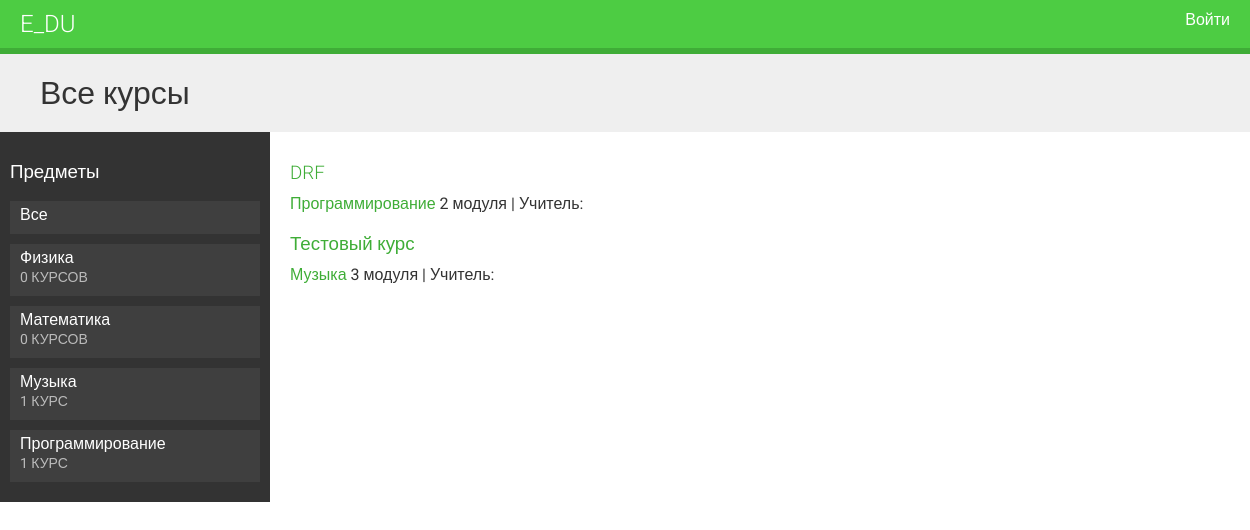
The page / on the database its author committed.
### courses/models.py (models this page shows, shortened)
class Subject(models.Model):
    title = models.CharField(max_length=200)
    slug = models.SlugField(max_length=200, unique=True)
    class Meta:
        ordering = [
            'title',
        ]
    def __str__(self):
        return self.title

class Course(models.Model):
    owner = models.ForeignKey(
        User, related_name='courses_created', on_delete=models.CASCADE)
    subject = models.ForeignKey(
        Subject, related_name='courses', on_delete=models.CASCADE)
    title = models.CharField(max_length=200)
    slug = models.SlugField(max_length=200, unique=True)
    overview = models.TextField()
    created = models.DateTimeField(auto_now_add=True)
    students = models.ManyToManyField(
        User, related_name='courses_joined', blank=True)
    class Meta:
        ordering = [
            '-created',
        ]

### courses/views.py (the view)
# urls.py: path('', CourseListView.as_view(), name='course_list'),
class CourseListView(TemplateResponseMixin, View):
    model = Course
    template_name = 'courses/course/list.html'
    def get(self, request, subject=None):
        subjects = cache.get('all_subjects')
        if not subjects:
            subjects = Subject.objects.annotate(total_courses=Count('courses'))
            cache.set('all_subjects', subjects)
        all_courses = Course.objects.annotate(total_modules=Count('modules'))
        if subject:
            subject = get_object_or_404(Subject, slug=subject)
            key = f'subject_{subject.id}_courses'
            courses = cache.get(key)
            if not courses:
                courses = all_courses.filter(subject=subject)
                cache.set(key, courses)
        else:
            courses = cache.get('all_courses')
            if not courses:
                courses = all_courses
                cache.set('all_courses', courses)
        return self.render_to_response({'subjects': subjects, 'subject': subject, 'courses': courses})

### courses/templatetags/course.py (called while the page is built)
@register.filter
def ru_plural(value, variants):
    variants = variants.split(',')
    value = abs(int(value))
    if value % 10 == 1 and value % 100 != 11:
        variant = 0
    elif value % 10 >= 2 and value % 10 <= 4 and (value % 100 < 10 or value % 100 >= 20):
        variant = 1
    else:
        variant = 2
    return variants[variant]

### courses/templates/courses/course/list.html (shortened to what this page needs)
{% extends 'base.html' %}
{% load course %}
{% block content %}
    <h1>
    {% if subject %}
        {{ subject.title }}
    {% else %}
        Все курсы
    {% endif %}
    </h1>
    <div class="contents">
        <h3>Предметы</h3>
        <ul id="modules">
            <li {% if not subject %}class="selected"{% endif %}>
                <a href="{% url 'course_list' %}">Все</a>
            </li>
            {% for s in subjects %}
                <li {% if not subject %}class="selected"{% endif %}>
                    <a href="{% url 'course_list_subject' s.slug %}">
                        {{ s.title }}
                        <br>
                        <span>
                            {{ s.total_courses }} {{ s.total_courses|ru_plural:"курс,курса,курсов" }}
                        </span>
                    </a>
                </li>
            {% endfor %}
        </ul>
    </div>
    <div class="module">
        {% for course in courses %}
            {% with subject=course.subject %}
                <h3>
                    <a href="{% url 'course_detail' course.slug %}">
                        {{ course.title }}
                    </a>
                </h3>
                <p>
                    <a href="{% url 'course_list_subject' subject.slug %}">
                        {{ subject }}
                    </a>
                    {{ course.total_modules }} {{ course.total_modules|ru_plural:"модуль,модуля,модулей" }} |
                    Учитель: {{ course.owner.get_full_name }}
                </p>
            {% endwith %}
        {% endfor %}
    </div>
{% endblock  %}

### courses/static/css/base.css (style rules this page uses)
body { margin:0; font-family:'Roboto', sans-serif; font-weight:400; color:#333; }
a { color:#3fad37; text-decoration:none; }
ul { float:left; }
h1, h2, h3, h4, h5, h6 { font-family:'Roboto', sans-serif; font-weight:300; }
h1 { background:#efefef; width:100%; overflow:auto; padding:20px 0 20px 40px; margin:0; }
.module { padding:10px 20px; float:left; width:600px; }
.module h3 { margin:20px 0 0; padding:0; width:100%; }
.module p { margin:10px 0 20px; width:100%; float:left; }
.contents { width:20%; padding:10px; float:left; background:#333; color: #fff; font-family:'Roboto', sans-serif; }
.contents ul { list-style:none; margin:0; padding:0; width:100%; }
.contents ul li { margin:0 0 10px 0; padding:4px 10px 10px; overflow:auto; cursor:move; }
.contents ul li.selected { background:#3f3f3f; }
.contents ul span { text-transform:uppercase; color:#bbb; font-size:14px; }
.contents ul a { display:block; color:#fff; text-decoration:none; }

### rows shown on the page
Subject: title "Физика", total_courses "0", total_courses|ru_plural "КУРСОВ"
Subject: title "Математика", total_courses "0", total_courses|ru_plural "КУРСОВ"
Subject: title "Музыка", total_courses "1", total_courses|ru_plural "КУРС"
Subject: title "Программирование", total_courses "1", total_courses|ru_plural "КУРС"
Course: title "DRF", subject "Программирование", total_modules "2", total_modules|ru_plural "модуля"
Course: title "Тестовый курс", subject "Музыка", total_modules "3", total_modules|ru_plural "модуля"
